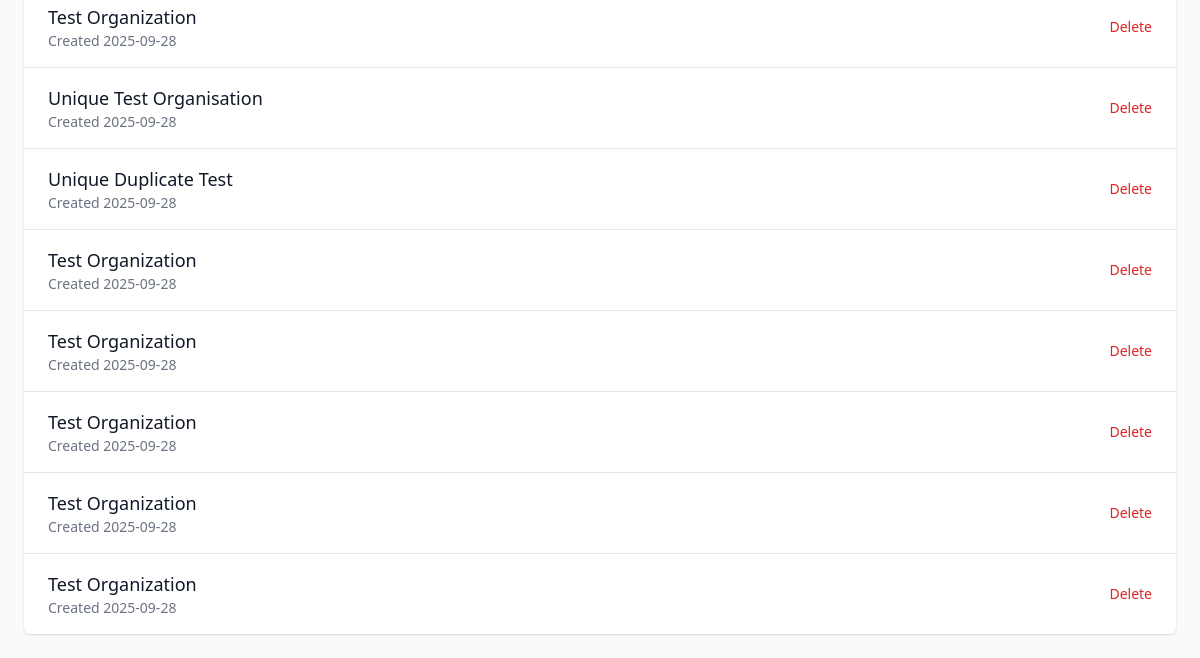
Before: /manage-organisations (signed in, lower part) with the older database file.
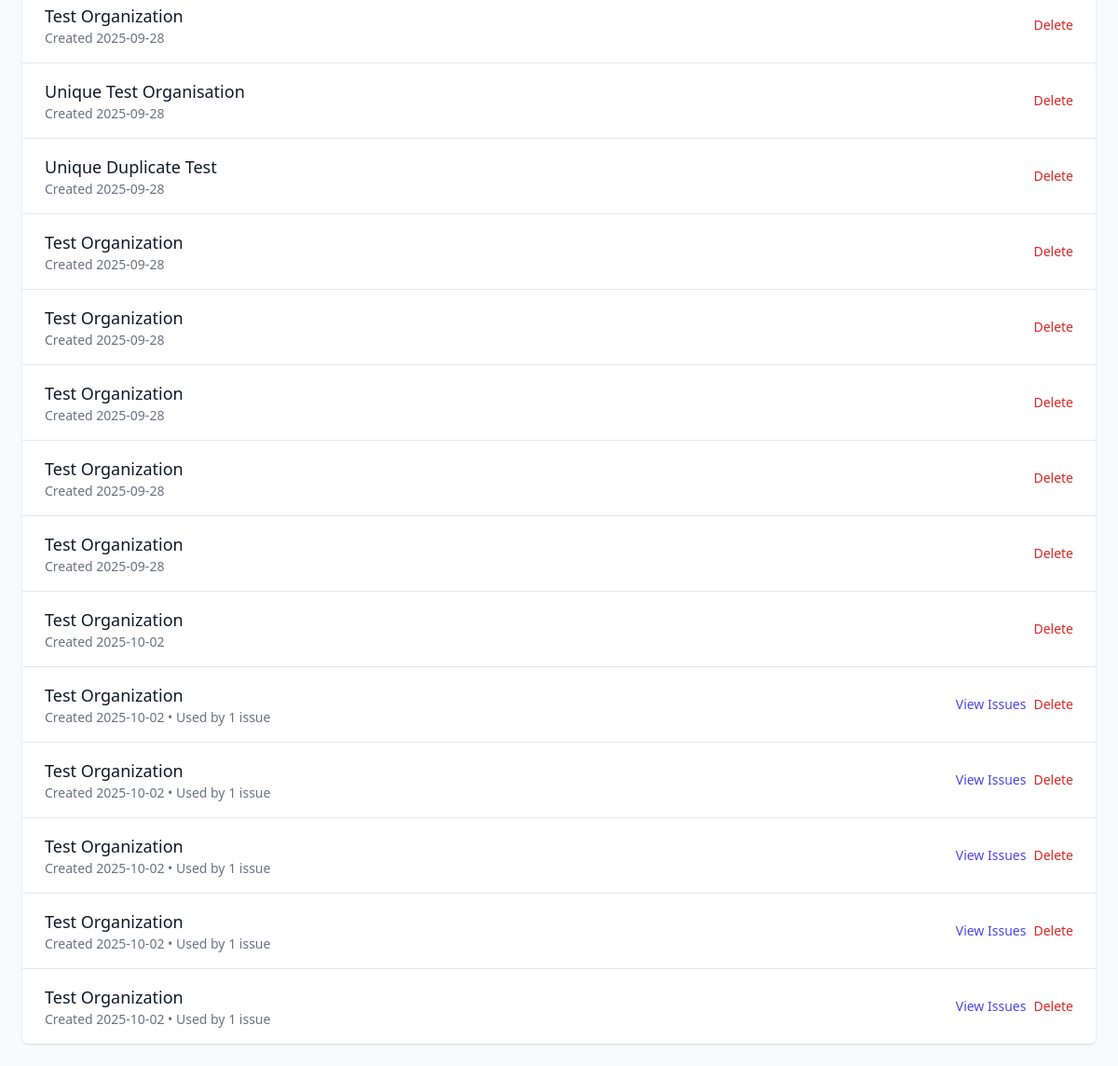
After: the same page with the newer database file.
### models.py (models this page shows)
class Organization(db.Model):
    id = db.Column(db.Integer, primary_key=True)
    name = db.Column(db.String(100), nullable=False, unique=True)
    created_at = db.Column(db.DateTime, default=datetime.utcnow)

### app.py (the view)
@app.route('/manage-organisations')
@require_auth
def manage_organisations():
    organizations = Organization.query.all()
    org_data = []
    for org in organizations:
        issue_count = Issue.query.filter_by(organization_id=org.id).count()
        org_data.append({
            'id': org.id,
            'name': org.name,
            'created_at': org.created_at,
            'issue_count': issue_count
        })
    return render_template('manage_organisations.html', organizations=org_data)

### app.py (called while the page is built)
def require_auth(f):
    from functools import wraps
    @wraps(f)
    def decorated_function(*args, **kwargs):
        if not session.get('authenticated'):
            return redirect(url_for('login'))
        return f(*args, **kwargs)
    return decorated_function

### templates/manage_organisations.html (shortened to what this page needs)
{% extends "base.html" %}
{% block content %}
<div class="space-y-6">
    <div class="bg-white shadow overflow-hidden sm:rounded-md">
        {% if organizations %}
            <ul class="divide-y divide-gray-200">
                {% for org in organizations %}
                <li class="px-6 py-4">
                    <div class="flex items-center justify-between">
                        <div class="flex-1">
                            <h3 class="text-lg font-medium text-gray-900">{{ org.name }}</h3>
                            <p class="text-sm text-gray-500">
                                Created {{ org.created_at.strftime('%Y-%m-%d') }}
                                {% if org.issue_count > 0 %}
                                    • Used by {{ org.issue_count }} issue{{ 's' if org.issue_count != 1 else '' }}
                                {% endif %}
                            </p>
                        </div>
                        <div class="flex items-center space-x-2">
                            {% if org.issue_count > 0 %}
                                <a href="/?organization={{ org.id }}"
                                   class="text-indigo-600 hover:text-indigo-900 text-sm">
                                    View Issues
                                </a>
                                <button onclick="showDeleteError({{ org.id }}, '{{ org.name }}', {{ org.issue_count }})"
                                        class="text-red-600 hover:text-red-900 text-sm">
                                    Delete
                                </button>
                            {% else %}
                                <button onclick="confirmDeleteOrganization({{ org.id }}, '{{ org.name }}')"
                                        class="text-red-600 hover:text-red-900 text-sm">
                                    Delete
                                </button>
                            {% endif %}
                        </div>
                    </div>
                </li>
                {% endfor %}
            </ul>
        {% endif %}
    </div>
</div>
{% endblock %}

Changed rows visible on the page:
added Organization: name "Test Organization", created_at "2025-10-02"
added Organization: name "Test Organization", created_at "2025-10-02", issue_count "1"
added Organization: name "Test Organization", created_at "2025-10-02", issue_count "1"
added Organization: name "Test Organization", created_at "2025-10-02", issue_count "1"
added Organization: name "Test Organization", created_at "2025-10-02", issue_count "1"
added Organization: name "Test Organization", created_at "2025-10-02", issue_count "1"
